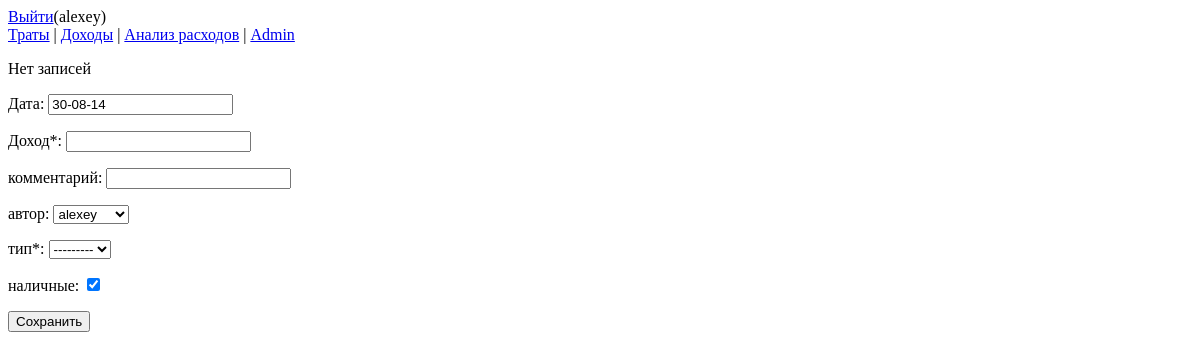
The page /income/ (signed in) on the database as committed earlier.
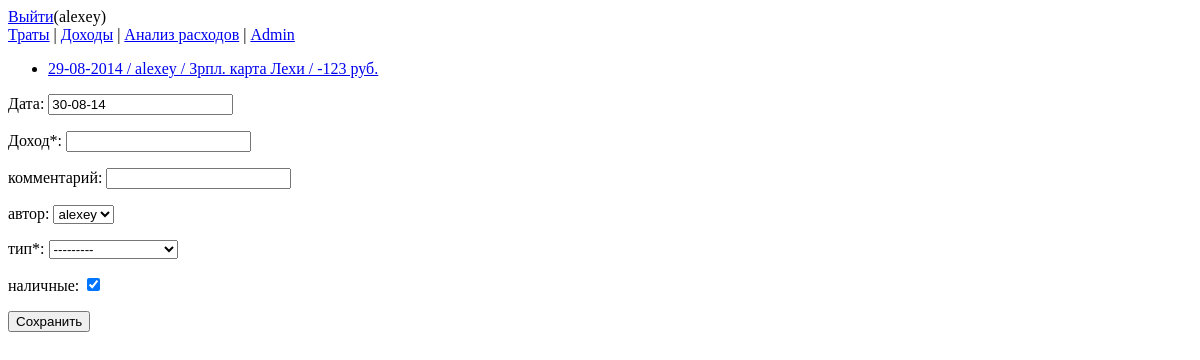
The same page on the database as committed later.
### income/models.py (models this page shows)
class Income(models.Model):
    incomeType = models.ForeignKey(IncomeType)
    money = models.IntegerField()
    date = models.DateField()
    modified = models.DateField(auto_now=True)
    owner = models.ForeignKey(User)
    comment = models.CharField(max_length=32)
    is_cash = models.BooleanField()
    def __str__(self):
        return r'{} / {} / {} / {} руб.'.format(self.date.strftime('%d-%m-%Y'),
                                                self.owner,
                                                self.incomeType,
                                                self.money)

class IncomeType(models.Model):
    name = models.CharField(max_length=16)
    def __str__(self):
        return self.name

### income/views.py (the view)
# urls.py: url(r'^(\d+)/$', views.incomeView))
@login_required
def incomeView(request, *args):
    if request.method == 'POST':
        save_income(request)
        return HttpResponseRedirect('/income/')
    else:
        user = request.user
        if args:
            i = Income.objects.get(pk=args[0])
            initial_form_values = {'date': i.date.strftime('%d-%m-%y'),
                                   'money': i.money,
                                   'comment': i.comment,
                                   'owner': i.owner,
                                   'incomeType': i.incomeType,
                                   'is_cash': i.is_cash}
        else:
            initial_form_values = {'date': d.today().strftime('%d-%m-%y'),
                                   'is_cash': True,
                                   'owner': user}
        form = IncomeForm(initial=initial_form_values)
        l = Income.objects.order_by('-modified')[:5]
        latest_income_list = l[::-1]
        context = {'latest_income_list': latest_income_list,
                   'form': form,
                   'username': user}
        return render(request,
                      'income/index.html',
                      context)

### income/forms.py
class IncomeForm(forms.Form):
    date = forms.DateField(required=True,
                           label='Дата',
                           input_formats=['%d-%m-%Y',
                                          '%d-%m-%y',
                                          '%d/%m/%y',
                                          '%d/%m/%Y',
                                          '%d.%m.%y',
                                          '%d.%m.%Y'])
    money = forms.IntegerField(label ='Доход*',
                               required=True)
    comment = forms.CharField(max_length=32, required=False,
                              label='комментарий')
    owner = forms.ModelChoiceField(queryset=User.objects.all(),
                                   empty_label=None,
                                   required=False,
                                   label='автор')
    incomeType = forms.ModelChoiceField(queryset=IncomeType.objects.all(),
                                        required=True,
                                        label='тип*')
    is_cash = forms.BooleanField(label='наличные',
                                 required=False)

### templates/income/index.html
{% extends "base.html" %}
{% block content %}
{% if latest_income_list %}
  <ul>
  {% for income in latest_income_list %}
    <li><a href='/income/{{ income.pk }}/'>{{ income }}</a></li>
  {% endfor %}
  </ul>
{% else %}
  <p>Нет записей</p>
{% endif %}
<form method="post">{% csrf_token %}
{{ form.as_p }}
<input type="submit" value="Сохранить" />
</form>
{% endblock %}

Rows that differ between the two databases and show on the page:
added Income: date+owner+incomeType "29-08-2014 / alexey / Зрпл. карта Лехи / -123 руб."
Other text that changed with them:
text no longer shown: "Нет записей"
